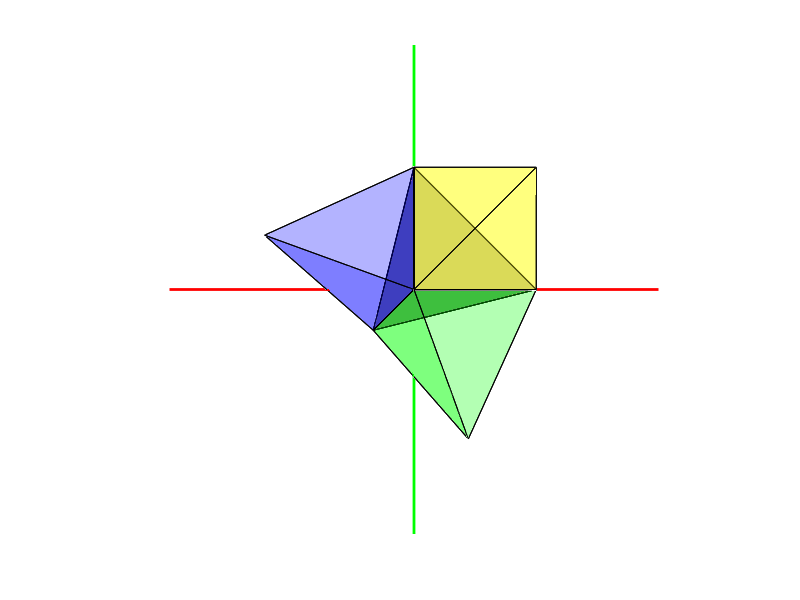

MATLAB code to generate this figure: (Note: this script raises an error after producing the figure.)
clc;
clear all;
close all;

VecLength = @( vec_ ) sqrt( vec_(1)^2 + vec_(2)^2 + vec_(3)^2 );
VecUnit = @( vec_ )	vec_ ./ VecLength( vec_ );
TriMid = @( v1_, v2_, v3_ ) ( v1_ + v2_ + v3_ ) ./ 3;
TetMid = @( v1_, v2_, v3_, v4_ ) ( v1_ + v2_ + v3_ + v4_ ) ./ 4;

vx = [ 1; 0; 0 ];
vy = [ 0; 1; 0 ];
vz = [ 0; 0; 1 ];
vn = [ -1/3; -1/3; -1/3 ];

vm_xyz = TriMid( vx, vy, vz );
vm_xyn = TriMid( vx, vy, vn );
vm_xzn = TriMid( vx, vz, vn );
vm_yzn = TriMid( vy, vz, vn );

vm_xyzn = TetMid( vx, vy, vz, vn );

v1 = vm_xyzn + 5 .* ( vm_xyz - vm_xyzn );
v2 = vm_xyzn + 5 .* ( vm_xyn - vm_xyzn );
v3 = vm_xyzn + 5 .* ( vm_xzn - vm_xyzn );
v4 = vm_xyzn + 5 .* ( vm_yzn - vm_xyzn );

vertexCount = 8;
vertexList = [ vx, vy, vz, vn, v1, v2, v3, v4 ];

tetraCount = 5;
tetraVertexIndex = [ ...
	[1;2;3;4], ...
	[1;2;3;5], ...
	[1;2;4;6], ...
	[1;3;4;7], ...
	[2;3;4;8] ...
];

faceCount = 16;
faceVertexIndex = [ ...
	[1;2;3], ...
	[1;2;4], ...
	[1;3;4], ...
	[2;3;4], ...
	[1;2;5], ...
	[1;3;5], ...
	[2;3;5], ...
	[1;2;6], ...
	[1;4;6], ...
	[2;4;6], ...
	[1;3;7], ...
	[1;4;7], ...
	[3;4;7], ...
	[2;3;8], ...
	[2;4;8], ...
	[3;4;8], ...
];

tetraFaceIndex = [ ...
	[1;2;3;4], ...
	[1;5;6;7], ...
	[2;8;9;10], ...
	[3;11;12;13], ...
	[4;14;15;16] ...
];

faceTetraIndex = [ ...
	[1;2], ...
	[1;3], ...
	[1;4], ...
	[1;5], ...
	[2;-1], ...
	[2;-1], ...
	[2;-1], ...
	[3;-1], ...
	[3;-1], ...
	[3;-1], ...
	[4;-1], ...
	[4;-1], ...
	[4;-1], ...
	[5;-1], ...
	[5;-1], ...
	[5;-1], ...
];

%%% DRAW

figure();
hold on;

patch( 'Faces', faceVertexIndex( :, tetraFaceIndex( :, 1 )' )', ...
	'Vertices', vertexList', ...
	'FaceColor', [ 0, 0, 0 ], ...
	'FaceAlpha', 0.3 ...
);
patch( 'Faces', faceVertexIndex( :, tetraFaceIndex( :, 2 )' )', ...
	'Vertices', vertexList', ...
	'FaceColor', [ 1, 1, 0 ], ...
	'FaceAlpha', 0.3 ...
);
patch( 'Faces', faceVertexIndex( :, tetraFaceIndex( :, 3 )' )', ...
	'Vertices', vertexList', ...
	'FaceColor', [ 1, 0, 0 ], ...
	'FaceAlpha', 0.3 ...
);
patch( 'Faces', faceVertexIndex( :, tetraFaceIndex( :, 4 )' )', ...
	'Vertices', vertexList', ...
	'FaceColor', [ 0, 1, 0 ], ...
	'FaceAlpha', 0.3 ...
);
patch( 'Faces', faceVertexIndex( :, tetraFaceIndex( :, 5 )' )', ...
	'Vertices', vertexList', ...
	'FaceColor', [ 0, 0, 1 ], ...
	'FaceAlpha', 0.3 ...
);

plot3( [ -2, 2 ], [ 0, 0 ], [ 0, 0 ], 'r', 'LineWidth', 2 );
plot3( [ 0, 0 ], [ -2, 2 ], [ 0, 0 ], 'g', 'LineWidth', 2 );
plot3( [ 0, 0 ], [ 0, 0 ], [ -2, 2 ], 'b', 'LineWidth', 2 );

hold off;

axis square;
axis equal;
axis vis3d;
axis off;

camproj('perspective');




